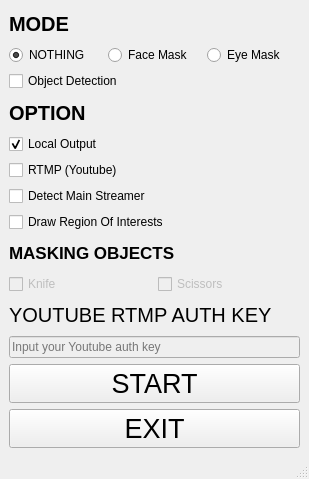
<?xml version="1.0" encoding="UTF-8"?>
<ui version="4.0">
 <class>MainWindow</class>
 <widget class="QMainWindow" name="MainWindow">
  <property name="geometry">
   <rect>
    <x>0</x>
    <y>0</y>
    <width>309</width>
    <height>479</height>
   </rect>
  </property>
  <property name="font">
   <font>
    <stylestrategy>PreferDefault</stylestrategy>
   </font>
  </property>
  <property name="cursor">
   <cursorShape>ArrowCursor</cursorShape>
  </property>
  <property name="windowTitle">
   <string>NNStreamer Example - EZStreamer</string>
  </property>
  <property name="documentMode">
   <bool>false</bool>
  </property>
  <widget class="QWidget" name="centralwidget">
   <layout class="QVBoxLayout" name="verticalLayout">
    <property name="topMargin">
     <number>9</number>
    </property>
    <item>
     <layout class="QVBoxLayout" name="main_vertical">
      <item>
       <widget class="QLabel" name="mode_label">
        <property name="font">
         <font>
          <pointsize>15</pointsize>
          <weight>75</weight>
          <bold>true</bold>
         </font>
        </property>
        <property name="text">
         <string>MODE</string>
        </property>
       </widget>
      </item>
      <item>
       <layout class="QHBoxLayout" name="mode_layout">
        <item>
         <widget class="QRadioButton" name="nothing_radio">
          <property name="text">
           <string>NOTHING</string>
          </property>
          <property name="checked">
           <bool>true</bool>
          </property>
         </widget>
        </item>
        <item>
         <widget class="QRadioButton" name="fm_radio">
          <property name="text">
           <string>Face Mask</string>
          </property>
         </widget>
        </item>
        <item>
         <widget class="QRadioButton" name="em_radio">
          <property name="text">
           <string>Eye Mask</string>
          </property>
         </widget>
        </item>
       </layout>
      </item>
      <item>
       <widget class="QCheckBox" name="od_check">
        <property name="text">
         <string>Object Detection</string>
        </property>
       </widget>
      </item>
      <item>
       <widget class="QLabel" name="option_label">
        <property name="font">
         <font>
          <pointsize>15</pointsize>
          <weight>75</weight>
          <bold>true</bold>
         </font>
        </property>
        <property name="text">
         <string>OPTION</string>
        </property>
       </widget>
      </item>
      <item>
       <widget class="QCheckBox" name="lo_check">
        <property name="text">
         <string>Local Output</string>
        </property>
        <property name="checked">
         <bool>true</bool>
        </property>
       </widget>
      </item>
      <item>
       <widget class="QCheckBox" name="rtmp_check">
        <property name="text">
         <string>RTMP (Youtube)</string>
        </property>
       </widget>
      </item>
      <item>
       <widget class="QCheckBox" name="dm_check">
        <property name="text">
         <string>Detect Main Streamer</string>
        </property>
       </widget>
      </item>
      <item>
       <widget class="QCheckBox" name="roi_check">
        <property name="text">
         <string>Draw Region Of Interests</string>
        </property>
       </widget>
      </item>
      <item>
       <widget class="QLabel" name="label">
        <property name="font">
         <font>
          <pointsize>13</pointsize>
          <weight>75</weight>
          <bold>true</bold>
         </font>
        </property>
        <property name="text">
         <string>MASKING OBJECTS</string>
        </property>
       </widget>
      </item>
      <item>
       <layout class="QHBoxLayout" name="masking_layout">
        <item>
         <widget class="QCheckBox" name="knife_check">
          <property name="enabled">
           <bool>false</bool>
          </property>
          <property name="text">
           <string>Knife</string>
          </property>
         </widget>
        </item>
        <item>
         <widget class="QCheckBox" name="scissor_check">
          <property name="enabled">
           <bool>false</bool>
          </property>
          <property name="text">
           <string>Scissors</string>
          </property>
         </widget>
        </item>
       </layout>
      </item>
      <item>
       <widget class="QLabel" name="auth_label">
        <property name="enabled">
         <bool>true</bool>
        </property>
        <property name="font">
         <font>
          <pointsize>15</pointsize>
         </font>
        </property>
        <property name="text">
         <string>YOUTUBE RTMP AUTH KEY</string>
        </property>
       </widget>
      </item>
      <item>
       <widget class="QLineEdit" name="auth_input">
        <property name="enabled">
         <bool>false</bool>
        </property>
        <property name="placeholderText">
         <string>Input your Youtube auth key</string>
        </property>
        <property name="clearButtonEnabled">
         <bool>false</bool>
        </property>
       </widget>
      </item>
      <item>
       <widget class="QPushButton" name="start_stop_button">
        <property name="font">
         <font>
          <pointsize>20</pointsize>
         </font>
        </property>
        <property name="text">
         <string>START</string>
        </property>
       </widget>
      </item>
      <item>
       <widget class="QPushButton" name="exit_button">
        <property name="font">
         <font>
          <pointsize>20</pointsize>
         </font>
        </property>
        <property name="text">
         <string>EXIT</string>
        </property>
       </widget>
      </item>
     </layout>
    </item>
   </layout>
  </widget>
  <widget class="QStatusBar" name="statusbar"/>
 </widget>
 <resources/>
 <connections/>
</ui>
